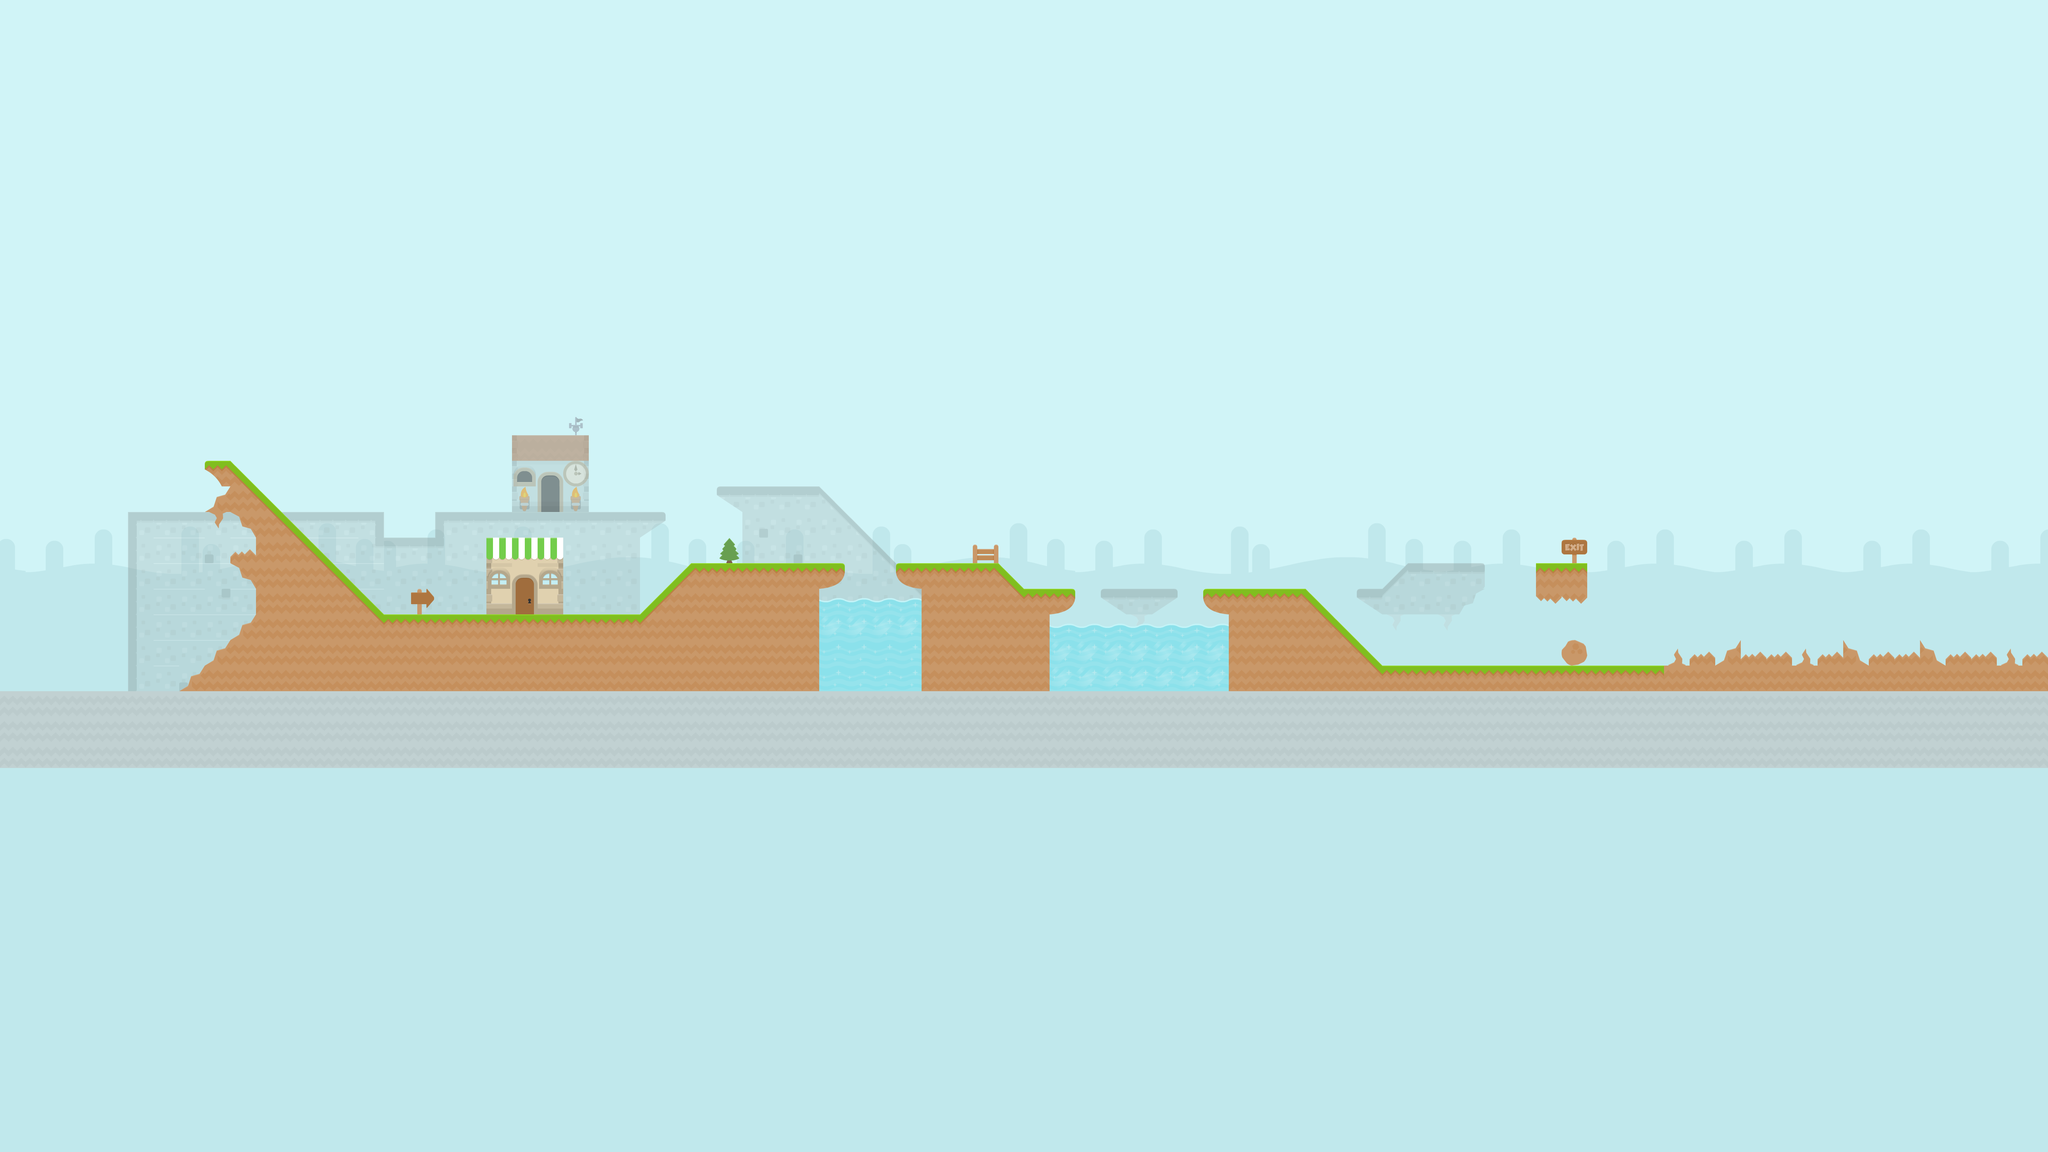

A 2D game scene composited from a Tiled map and its tileset images. What follows is a short description and the map's XML, with each tile layer's data collapsed to a summary:
An orthogonal 80x45 tile map with 70x70 px tiles, 5 tile layers (background, lane2_ground1, lane2_ground2, lane1_ground1, ...), 6 tilesets and 9 objects.

<map version="1.0" orientation="orthogonal" renderorder="right-down" width="80" height="45" tilewidth="70" tileheight="70" nextobjectid="38">
 <tileset firstgid="1" name="base" tilewidth="70" tileheight="70" spacing="2" tilecount="156" columns="12">
  <image source="Tilesheets/tiles_base.png" width="914" height="936" />
 </tileset>
 <tileset firstgid="157" name="buildings" tilewidth="70" tileheight="70" tilecount="98" columns="14">
  <image source="Tilesheets/tiles_building.png" width="980" height="490" />
 </tileset>
 <tileset firstgid="255" name="ice" tilewidth="70" tileheight="70" tilecount="98" columns="14">
  <image source="Tilesheets/tiles_ice.png" width="980" height="490" />
 </tileset>
 <tileset firstgid="353" name="metal" tilewidth="70" tileheight="70" tilecount="98" columns="14">
  <image source="Tilesheets/tiles_request.png" width="980" height="490" />
 </tileset>
 <tileset firstgid="451" name="background" tilewidth="70" tileheight="70" tilecount="98" columns="14">
  <image source="Backgrounds/bg_grasslands.png" width="1024" height="512" />
 </tileset>
 <tileset firstgid="549" name="tiles_castle" tilewidth="70" tileheight="70" tilecount="49" columns="7">
  <image source="Tilesheets/extended ground tilesets/tiles_castle.png" width="512" height="512" />
 </tileset>
 <layer name="background" width="80" height="45">
  <data>[3600 cells, 3600 non-empty, 98 distinct tile ids]</data>
 </layer>
 <layer name="lane2_ground1" width="80" height="45" opacity="0.4">
  <data>[3600 cells, 303 non-empty, 29 distinct tile ids]</data>
 </layer>
 <layer name="lane2_ground2" width="80" height="45" opacity="0.47">
  <data>[3600 cells, 10 non-empty, 7 distinct tile ids]</data>
 </layer>
 <layer name="lane1_ground1" width="80" height="45">
  <data>[3600 cells, 490 non-empty, 29 distinct tile ids]</data>
 </layer>
 <layer name="lane1_ground2" width="80" height="45">
  <data>[3600 cells, 10 non-empty, 7 distinct tile ids]</data>
 </layer>
 <objectgroup name="lane1_collision">
  <object id="16" x="2520.67" y="1888.67">
   <polyline points="0,0 -1.33333,-277.333 -26.6667,-282.667 -50.6667,-290.667 -65.3333,-309.333 -69.3333,-333.333 -68,-346.667 210.667,-348 276,-280 416,-277.333 418.667,-253.333 408,-230.667 386.667,-216 349.333,-208 349.333,-4" />
  </object>
  <object id="17" x="3359.33" y="1888.67">
   <polyline points="0,0 0,-206.667 -33.3333,-214.667 -61.3333,-232 -70.6667,-256 -70.6667,-277.333 208,-280 417.333,-70.6667 1189.33,-72" />
  </object>
  <object id="30" x="4199.33" y="1623.33">
   <polyline points="0,0 -1.33333,-81.3333 137.333,-78.6667 138.667,-4" />
  </object>
  <object id="31" x="560" y="1260.67">
   <polyline points="0,0 66.6667,0 486.667,417.333 1190.67,418.667 1330.67,278.667 1745.33,277.333 1749.33,305.333 1733.33,333.333 1684,350.667 1680,624" />
  </object>
 </objectgroup>
 <objectgroup name="lane2_collision">
  <object id="21" x="2028.67" y="2095.33">
   <polyline points="0,0 0,-694.667 -68,-741.333 -68,-764 208,-765.333 560,-416 628,-417.333 629.333,-393.333 561.333,-345.333 564,1.33333" />
  </object>
  <object id="28" x="3043.33" y="1654">
   <polyline points="0,0 -33.3333,-22.6667 -32,-44 174.667,-42.6667 176,-22.6667 134.667,6.66667" />
  </object>
  <object id="29" x="3712.67" y="1631.33">
   <polyline points="0,0 0,-20 66.6667,-21.3333 133.333,-92 345.333,-92 346.667,-28" />
  </object>
  <object id="32" x="352" y="1888.67">
   <polyline points="0,0 -2.66667,-490.667 697.333,-488 698.667,-421.333 836,-421.333 837.333,-488 1462.67,-488 1464,-464 1397.33,-422.667 1397.33,-6.66667" />
  </object>
 </objectgroup>
 <objectgroup name="goal_collision">
  <object id="37" x="4272" y="1539">
   <polyline points="0,0 58,-1" />
  </object>
 </objectgroup>
</map>
